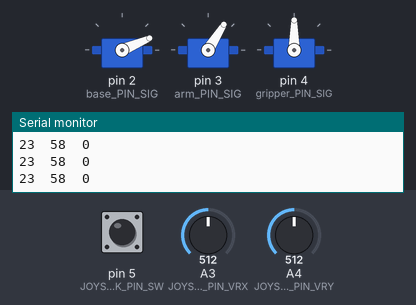
Simulated run of this sketch. Board: Arduino Uno, built with avr-gcc and run on an emulated ATmega328P. Shown: 3 × servo, the last lines printed to the serial monitor. The test bench sets the inputs (shaded band); at power-on: A3 (JOYSTICK_PIN_VRX) = 512, pin 5 (JOYSTICK_PIN_SW) HIGH, A4 (JOYSTICK_PIN_VRY) = 512.

Above: at 1.2 s.
1.3 s: A3 (JOYSTICK_PIN_VRX) set to 716
At 2.0 s:
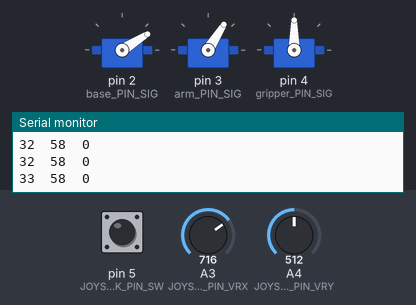
4.3 s: pin 5 (JOYSTICK_PIN_SW) pulled LOW for 3.2 s
At 8.6 s:
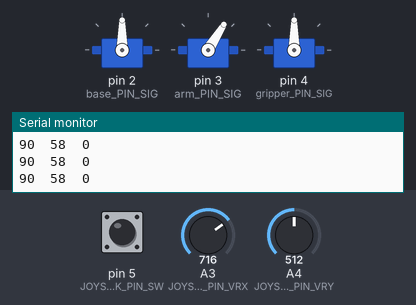
9.0 s: A4 (JOYSTICK_PIN_VRY) set to 716
At 11.5 s:
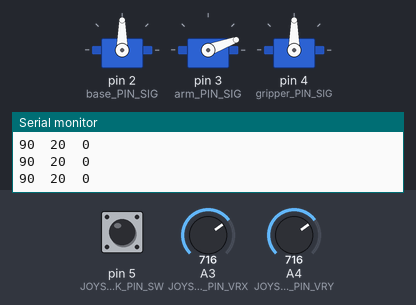
12.0 s: A4 (JOYSTICK_PIN_VRY) set to 122
At 13.6 s:
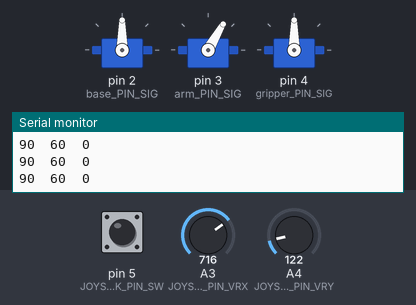
15.0 s: A3 (JOYSTICK_PIN_VRX) set to 80
At 17.82 s:
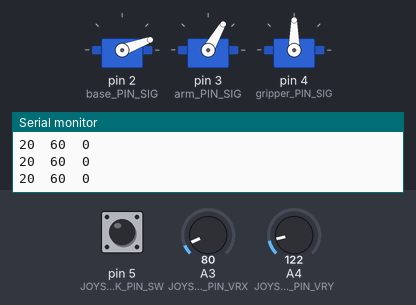
18.0 s: pin 5 (JOYSTICK_PIN_SW) pulled LOW for 0.15 s
At 18.6 s:
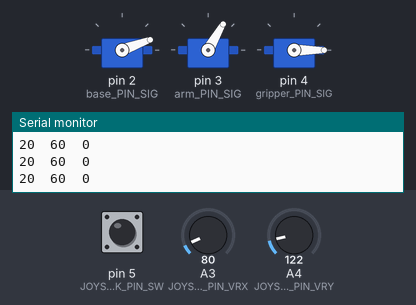
Timing chart, 0 to 20.6 s (numbered marks = the images above; inputs shaded):
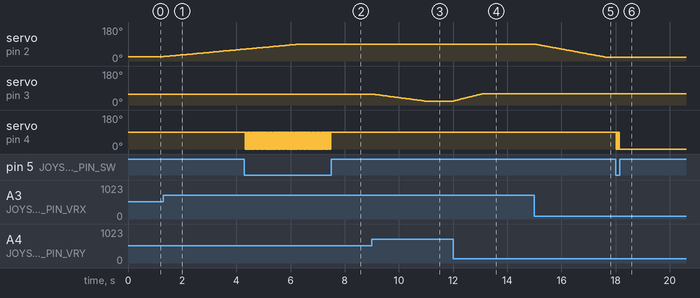

The sketch:

Firmware.ino
```cpp
// Include Libraries
#include "Arduino.h"
#include "Joystick.h"
#include "Servo.h"


// Pin Definitions
#define base_PIN_SIG  2
#define arm_PIN_SIG 3
#define gripper_PIN_SIG 4
#define JOYSTICK_PIN_VRX  A3
#define JOYSTICK_PIN_VRY  A4
#define JOYSTICK_PIN_SW 5


const int baseMinPosition   = 20;
const int baseMaxPosition = 90;
const int baseStartPosition = 55;


const int armMinPosition   = 20;
const int armMaxPosition = 60;
const int armStartPosition = 60;


const int gripperMinPosition   = 0;
const int gripperMaxPosition = 90;
const int gripperStartPosition = 90;

int joystickX = baseStartPosition;
int joystickY = armStartPosition;

int joystickX_Cal = 0;
int joystickY_Cal = 0;

bool gripperState = 0;

Servo base;
Servo arm;
Servo gripper;
Joystick joystick(JOYSTICK_PIN_VRX,JOYSTICK_PIN_VRY,JOYSTICK_PIN_SW);


/* This code sets up the essentials for your circuit to work. It runs first every time your circuit is powered with electricity. */
void setup() {
    // Setup Serial which is useful for debugging
    // Use the Serial Monitor to view printed messages
    Serial.begin(9600);
    Serial.println("start");

    base.attach(base_PIN_SIG);
    base.write(baseStartPosition);
    arm.attach(arm_PIN_SIG);
    arm.write(armStartPosition);
    gripper.attach(gripper_PIN_SIG);
    gripper.write(gripperStartPosition);

    // Read Joystick X,Y axis and press
    joystickX_Cal =  joystick.getX();
    joystickY_Cal =  joystick.getY();


}

/* This code is the main logic of your circuit. It defines the interaction between the components you selected. After setup, it runs over and over again, in an eternal loop. */
void loop() {
    // Read Joystick X,Y axis and press
    joystickX +=  (joystick.getX() - joystickX_Cal)/50;
    joystickY +=  (joystick.getY() - joystickY_Cal)/20;
    bool joystickSW =  joystick.getSW();

    joystickX = constrain(joystickX, 0, 1023);
    joystickY = constrain(joystickY, 0, 1023);

    int basePos = map(joystickX,0,1023,baseMinPosition, baseMaxPosition);
    int armPos = map(joystickY,0,1023,armMaxPosition, armMinPosition);


    Serial.print(basePos);
    Serial.print('\t');
    Serial.print(armPos);
    Serial.print('\t');
    Serial.println(joystickSW);

    base.write(basePos);
    arm.write(armPos);

    // On each joystick press, toggle the gripper's state
    if (joystickSW)
    {
    if(gripperState == 0)
      gripper.write(gripperMaxPosition);
    else
      gripper.write(gripperMinPosition);
    // Update gripper state
    gripperState = !gripperState;
    }

    delay(20);

}
```

AnalogReader.cpp
```cpp
#include "AnalogReader.h"

#include <Arduino.h>

AnalogReader::AnalogReader(const int pin) : m_pin(pin) {}

/**
 * Read analog value from board ADC
 */
int AnalogReader::read()
{
	return analogRead(m_pin);
}
```

AnalogReader.h
```cpp
#ifndef _ANALOG_READER_H
#define _ANALOG_READER_H

class AnalogReader
{
	public:
		AnalogReader(const int pin);
		int read();

	private:
		const int m_pin;
};
#endif //_ANALOG_READER_H
```

Button.cpp
```cpp
#include "Button.h"

#include <Arduino.h>


Button::Button(const int pin) : m_pin(pin)
{

}

void Button::init()
{

  pinMode(m_pin, INPUT);
  // set begin state
  m_lastButtonState = read();
}


//read button state.
bool Button::read()
{
  return digitalRead(m_pin);

}


//In General:
//if button is not pushed function will return LOW (0).
//if it is pushed function will return HIGH (1).

bool Button::onChange()
{
  //read button state. '1' is pushed, '0' is not pushed.
  bool reading = read();
  // If the switch changed, due to noise or pressing:
  if (reading != m_lastButtonState) {
    // reset the debouncing timer
    m_lastDebounceTime = millis();
    m_pressFlag = 1;
  }

  if ((millis() - m_lastDebounceTime) > m_debounceDelay) {
    // whatever the reading is at, it's been there for longer
    // than the debounce delay, so take it as the actual current state:

    // if the button state has changed:
    if (m_pressFlag) { //reading != m_lastButtonState) {
      //update the buton state
      m_pressFlag = 0;

      // save the reading.  Next time through the loop,
      m_lastButtonState = reading;
      return 1;

    }
  }
  m_lastButtonState = reading;

  return 0;

}

bool Button::onPress()
{
  //read button state. '1' is pushed, '0' is not pushed.
  bool reading = read();
  // If the switch changed, due to noise or pressing:
  if (reading == HIGH && m_lastButtonState == LOW) {
    // reset the debouncing timer
    m_lastDebounceTime = millis();
    m_pressFlag = 1;
  }

  if ((millis() - m_lastDebounceTime) > m_debounceDelay) {
    // whatever the reading is at, it's been there for longer
    // than the debounce delay, so take it as the actual current state:

    // if the button state has changed:
    if (m_pressFlag) {
      // save the reading.  Next time through the loop,
      m_pressFlag = 0;
      m_lastButtonState = reading;
      return 1;

    }
  }
  m_lastButtonState = reading;

  return 0;

}

bool Button::onRelease()
{
  //read button state. '1' is pushed, '0' is not pushed.
  bool reading = read();
  // If the switch changed, due to noise or pressing:
  if (reading == LOW && m_lastButtonState == HIGH) {
    // reset the debouncing timer
    m_lastDebounceTime = millis();
    m_pressFlag = 1;
  }

  if ((millis() - m_lastDebounceTime) > m_debounceDelay) {
    // whatever the reading is at, it's been there for longer
    // than the debounce delay, so take it as the actual current state:

    // if the button state has changed:
    if ( m_pressFlag) { //reading == LOW && m_lastButtonState == HIGH) {
      // save the reading.  Next time through the loop,
      m_lastButtonState = reading;
      m_pressFlag = 0;
      return 1;

    }
  }
  m_lastButtonState = reading;

  return 0;

}
```

Button.h
```cpp
#ifndef _BUTTON_H_
#define _BUTTON_H_


//button  class:
class Button {
  public:
    Button(const int pin);
    //initialize button instance
    void init();
    //Read button state - without debounce
    bool read();
    //return True on both button events, Press or Release
    bool onChange();
    //return True only on Press
    bool onPress();
    //return True only on Release
    bool onRelease();


  private:
    const int m_pin;
    bool m_lastButtonState; //state variables
    long m_lastDebounceTime = 0;  // the last time the output pin was toggled
    const int m_debounceDelay = 50;    // the debounce time; increase if the output flickers
    bool m_pressFlag = 0;

};

#endif //_BUTTON_H_
```

Joystick.cpp
```cpp
#include "Joystick.h"

/**
* Construct Joystick instance.<BR>
* It consists of two 10Kohm potentiometer and a Pushbutton.<BR>
* pinX, pinY - analog pin on arduino board to read potentiometers.<BR>
* pinSW - digital pin on arduino board to read pushbutton state.
*/
Joystick::Joystick(int pinX, int pinY, int pinSW) : m_pinX(pinX), m_pinY(pinY), m_pinSW(pinSW)
{
    pinMode(m_pinX,INPUT);
    pinMode(m_pinY,INPUT);
    pinMode(m_pinSW,INPUT_PULLUP);

    joyX = new AnalogReader(m_pinX);
    joyY = new AnalogReader(m_pinY);
    joySW = new Button(m_pinSW);
}
/**
*Return X axis value
*/
int Joystick::getX()
{
    return joyX->read();
}

/**
*Return Y axis value
*/
int Joystick::getY()
{
    return joyY->read();
}

/**
* Return indication on joystick press.<BR>
* The joystick assembly button is '0' when not pressed, so we flip the button logic
*/
bool Joystick::getSW()
{
    return !joySW->read();
}
		
```

Joystick.h
```cpp
/** \addtogroup Joystick
 *  @{
 */

#ifndef JOYSTICK_H
#define JOYSTICK_H

#include "Joystick.h"
#include "AnalogReader.h"
#include "Button.h"
#include "Arduino.h"

class Joystick
{
	public:
		Joystick(int pinX, int pinY, int pinSW);
		//get X axis reading
		int getX();
		//get Y axis reading
		int getY();
		//return indication on joystick press
		//The joystick assembly button is '0' when not pressed, so we flip the button logic
		bool getSW();

	private:
		int m_pinX, m_pinY, m_pinSW;
		AnalogReader *joyX;
		AnalogReader *joyY;
		Button		 *joySW;


};
#endif //JOYSTICK
/** @}*/
```

Measured:
- after the input at 1.3 s, servo on pin 2 (base_PIN_SIG): moves from 23° to 63° over 3.0 s, starting at once
- after the input at 4.3 s, servo on pin 4 (gripper_PIN_SIG): alternates 90° for 0.02 s and 0° for 0.02 s, 152 changes in all, then stays 90°, starting at once
- after the input at 9.0 s, servo on pin 3 (arm_PIN_SIG): moves from 58° to 20° over 2.0 s, starting at once
- after the input at 12.0 s, servo on pin 3 (arm_PIN_SIG): moves from 20° to 60° over 1.1 s, starting at once
- after the input at 15.0 s, servo on pin 2 (base_PIN_SIG): moves from 90° to 20° over 2.6 s, starting at once
- after the input at 18.0 s, servo on pin 4 (gripper_PIN_SIG): 90° → 0° at once
